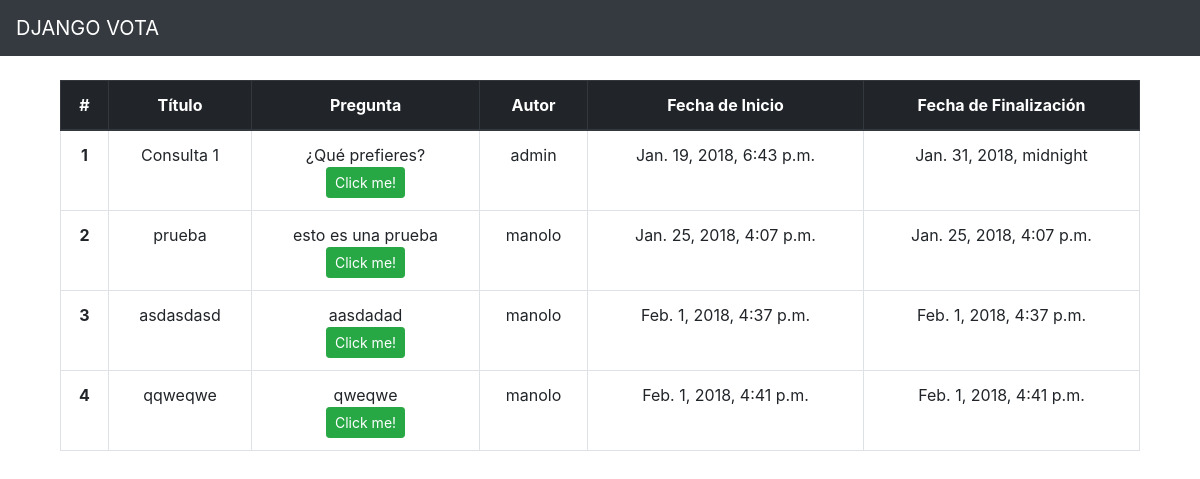
The page /Vota/index on the database its author committed.
### Vota/models.py (models this page shows, shortened)
class Consulta(models.Model):
	titulo = models.CharField(max_length=200)
	consulta = models.TextField(max_length=300)
	autor = models.ForeignKey(
		settings.AUTH_USER_MODEL,
		on_delete=models.CASCADE,
		)
	fechaInicio = models.DateTimeField('Fecha de Inicio')
	fechaFinal = models.DateTimeField('Fecha Final')

### Vota/views.py (the view)
# urls.py: path('index' , views.IndexView.as_view(), name='index'),
class IndexView(generic.ListView):
    template_name = 'Vota/index.html'
    context_object_name = 'consultas'
    def get_queryset(self):
        return Consulta.objects.order_by('fechaInicio');

### Vota/templates/Vota/index.html (shortened to what this page needs)
{% extends "Vota/principal.html" %}
{% block content %}
	<table class="table table-bordered">
	  <thead class="thead-dark">
	    <tr>
	      <th scope="col">#</th>
	      <th scope="col">Título</th>
	      <th scope="col">Pregunta</th>
	      <th scope="col">Autor</th>
	      <th scope="col">Fecha de Inicio</th>
	      <th scope="col">Fecha de Finalización</th>
	    </tr>
	  </thead>
	  <tbody>
		{% if consultas %}
		    {% for consulta in consultas %}
		    <tr>
		   		<th scope="row">{{ consulta.id }}</th>
		    	<td>{{ consulta.titulo }}</td>
		        <td>{{ consulta.consulta }} <br> <a class="btn btn-success btn-sm" href="{% url 'Vota:consulta' consulta.id %}"> Click me!</a></td>
		        <td>{{ consulta.autor }}</td>
		        <td>{{ consulta.fechaInicio }}</td>
		        <td>{{ consulta.fechaFinal }}</td>
		    {% endfor %}
		    </tr>
		{% else %}
		    <tr>No Consultas are available.</tr>
		{% endif %}
	  </tbody>
	</table>
 {% endblock %}

### Vota/static/Vota/principal.css (style rules this page uses)
table.table-bordered { text-align: center; margin-left: 5%; margin-top: 2%; width: 90%; }

### rows shown on the page
Consulta: id "1", titulo "Consulta 1", consulta "¿Qué prefieres?", autor "admin", fechaInicio "Jan. 19, 2018, 6:43 p.m.", fechaFinal "Jan. 31, 2018, midnight"
Consulta: id "2", titulo "prueba", consulta "esto es una prueba", autor "manolo", fechaInicio "Jan. 25, 2018, 4:07 p.m.", fechaFinal "Jan. 25, 2018, 4:07 p.m."
Consulta: id "3", titulo "asdasdasd", consulta "aasdadad", autor "manolo", fechaInicio "Feb. 1, 2018, 4:37 p.m.", fechaFinal "Feb. 1, 2018, 4:37 p.m."
Consulta: id "4", titulo "qqweqwe", consulta "qweqwe", autor "manolo", fechaInicio "Feb. 1, 2018, 4:41 p.m.", fechaFinal "Feb. 1, 2018, 4:41 p.m."
